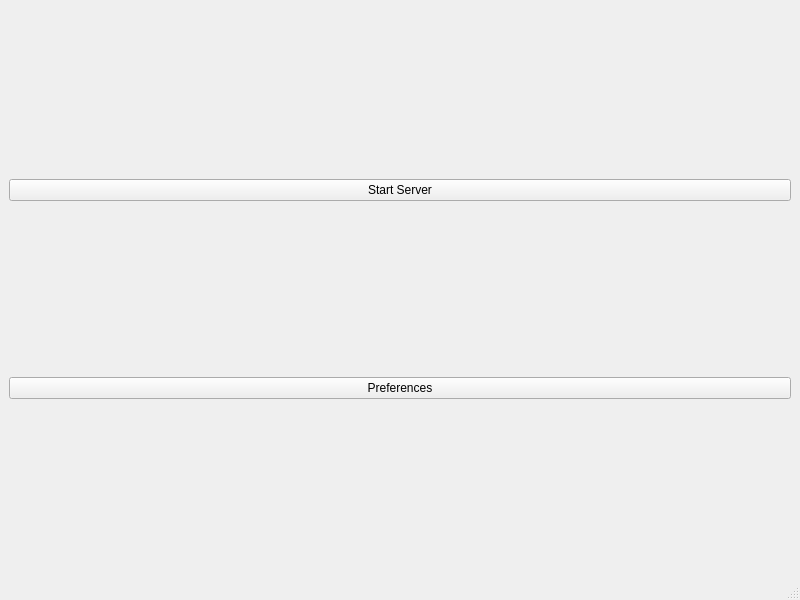
<?xml version="1.0" encoding="UTF-8"?>
<ui version="4.0">
 <class>MainWindow</class>
 <widget class="QMainWindow" name="MainWindow">
  <property name="geometry">
   <rect>
    <x>0</x>
    <y>0</y>
    <width>800</width>
    <height>600</height>
   </rect>
  </property>
  <property name="windowTitle">
   <string>Virtual Gamepad</string>
  </property>
  <property name="windowIcon">
   <iconset resource="../res/icons.qrc">
    <normaloff>:/logos/SquareIcon.png</normaloff>:/logos/SquareIcon.png</iconset>
  </property>
  <widget class="QWidget" name="centralwidget">
   <layout class="QVBoxLayout" name="verticalLayout">
    <item>
     <widget class="QPushButton" name="startButton">
      <property name="toolTip">
       <string>&lt;html&gt;&lt;head/&gt;&lt;body&gt;&lt;p&gt;Attempts to start the server on the given Port.&lt;/p&gt;&lt;/body&gt;&lt;/html&gt;</string>
      </property>
      <property name="text">
       <string>Start Server</string>
      </property>
     </widget>
    </item>
    <item>
     <widget class="QPushButton" name="pushButton">
      <property name="text">
       <string>Preferences</string>
      </property>
     </widget>
    </item>
   </layout>
  </widget>
  <widget class="QMenuBar" name="menubar">
   <property name="geometry">
    <rect>
     <x>0</x>
     <y>0</y>
     <width>800</width>
     <height>17</height>
    </rect>
   </property>
  </widget>
  <widget class="QStatusBar" name="statusbar"/>
 </widget>
 <resources>
  <include location="../res/icons.qrc"/>
 </resources>
 <connections/>
</ui>
